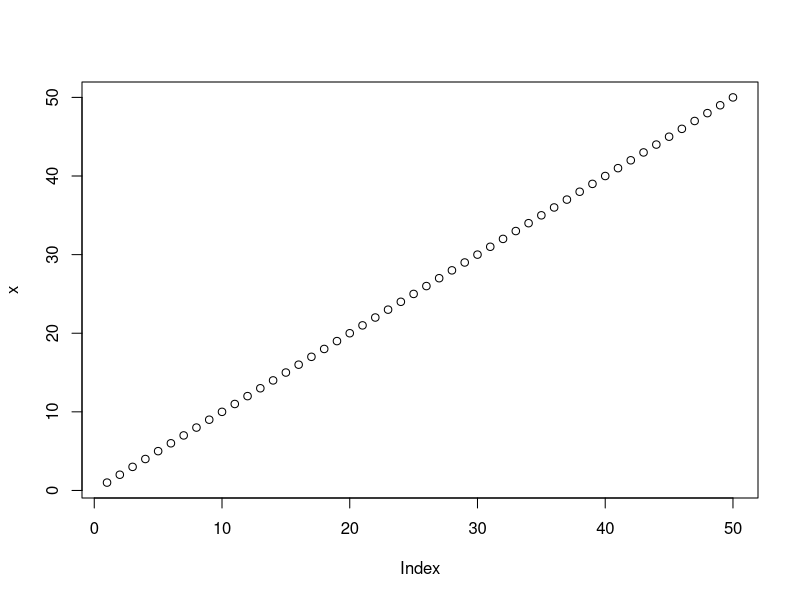
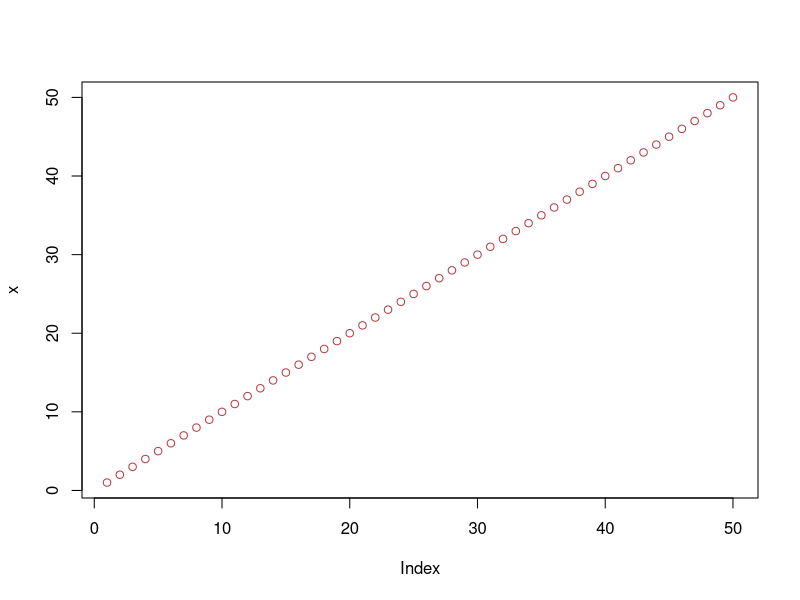
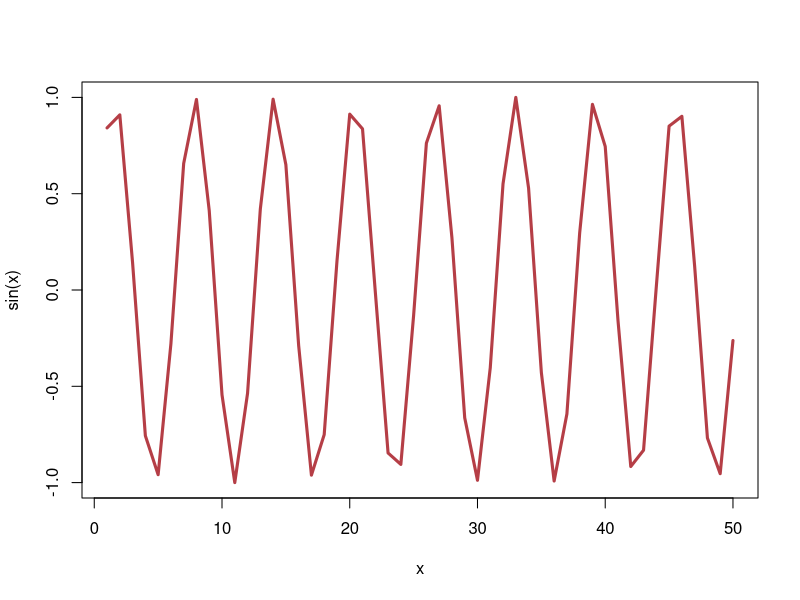

The R source for these figures, in order:
#' ---
#' title: "Class 4"
#' author: "Kavi Gonur"
#' date: "October 10, 2025 "
#' ---

# This is my first R script (not really)
x <- 1:50
plot(x)
plot(x,col="#b53e46")
plot(x,sin(x),col="#b53e46",type="l",lwd=3)

log(10)
log(base=10,10)
log(10,base=2)
log(10,2)
log(2,10)